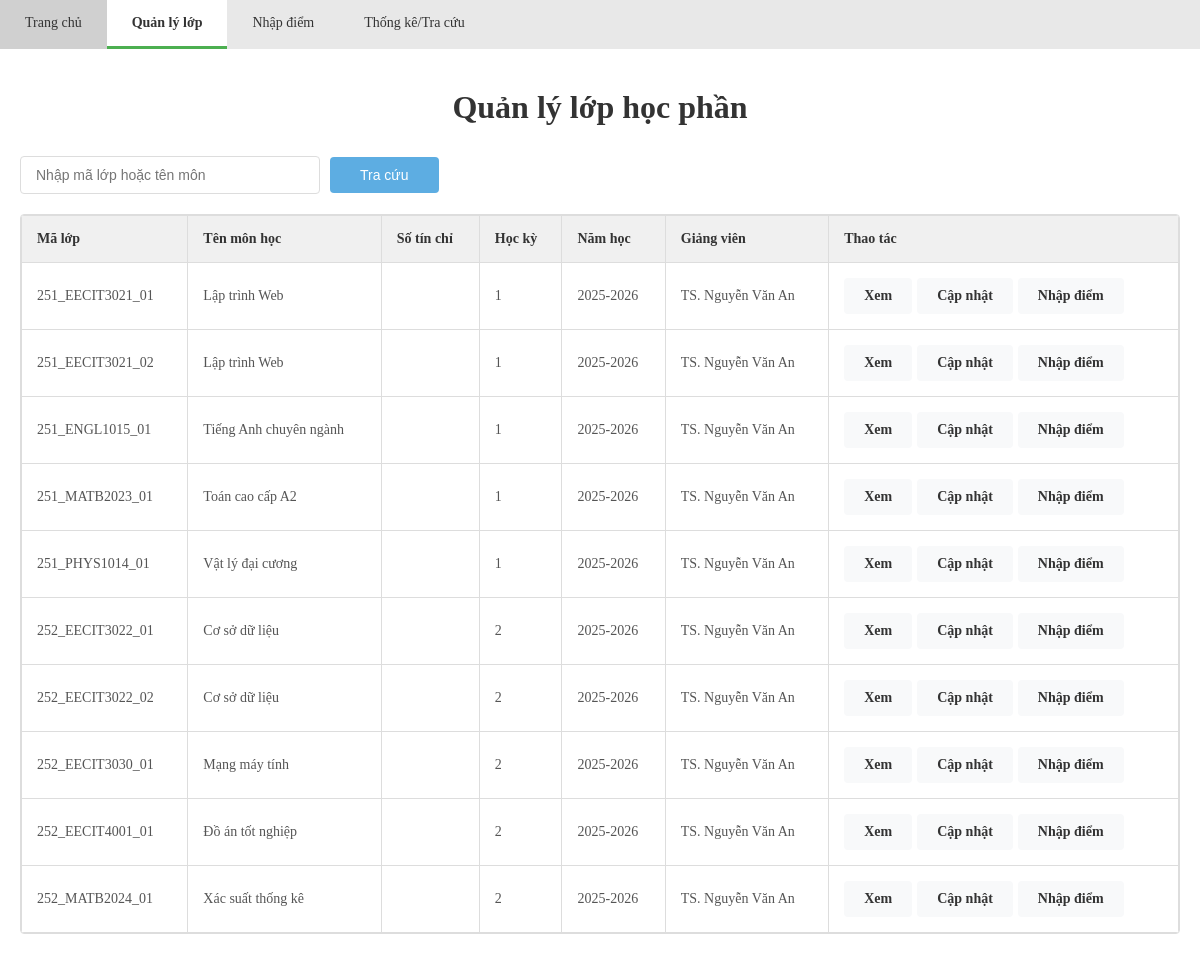
The page /index.php?page=quan_ly_lop on the database its author committed.
### tables this page shows
CREATE TABLE LopHocPhan (
    MaLopHocPhan VARCHAR(25) PRIMARY KEY,
    TenMonHoc VARCHAR(100) NOT NULL,
    HocKy TINYINT CHECK (HocKy IN (1, 2)),
    NamHoc CHAR(9),
    GiangVienPhuTrach VARCHAR(100) NOT NULL,
    TrangThaiLop VARCHAR(20) CHECK (TrangThaiLop IN ('hoạt động', 'đã xóa')),
    LyDoCapNhatXoa VARCHAR(255)
);

### modules/quan_ly_lop.php (the view, shortened to what this page needs)
<?php
$action = $_GET['action'] ?? 'list';
$edit_class = null;
try {
    $where_conditions = ["TrangThaiLop = 'hoạt động'"];
    $params = [];
    $where_clause = implode(' AND ', $where_conditions);
    $sql = "SELECT * FROM LopHocPhan WHERE {$where_clause} ORDER BY MaLopHocPhan";
    $stmt = $pdo->prepare($sql);
    $stmt->execute($params);
    $classes = $stmt->fetchAll();
} catch (Exception $e) {
    $error_message = "Lỗi: " . $e->getMessage();
    $classes = [];
}
?>
<?php if ($action !== 'edit'): ?>
<h1>Quản lý lớp học phần</h1>
<?php endif; ?>
<?php if ($action === 'edit' && $edit_class): ?>
    <?php
    if (session_status() == PHP_SESSION_NONE) {
        session_start();
    }
    $ly_do_goi_y = [
        "Lý do sức khỏe",
        "Bận công tác xa",
        "Xung đột lịch giảng dạy",
        "Lý do gia đình",
        "Chuyển công tác",
        "Nghỉ phép dài hạn",
        "Khác"
    ];
    $thong_bao_update = '';
    $loi_update = '';
    if ($_SERVER['REQUEST_METHOD'] == 'POST' && isset($_POST['cap_nhat_giang_day'])) {
        $ma_lop = $edit_class['MaLopHocPhan'];
        $ly_do_chon = $_POST['ly_do_chon'] ?? '';
        $ly_do_chi_tiet = trim($_POST['ly_do_chi_tiet'] ?? '');
        $giang_vien_thay_the = trim($_POST['giang_vien_thay_the'] ?? '');
        if (empty($ly_do_chon)) {
            $loi_update = "Vui lòng chọn lý do!";
        } elseif ($ly_do_chon == 'Khác' && empty($ly_do_chi_tiet)) {
            $loi_update = "Vui lòng nhập lý do chi tiết!";
        } else {
            if (!isset($_SESSION['de_xuat'])) {
                $_SESSION['de_xuat'] = [];
            }
            $de_xuat_id = 'DX_' . date('YmdHis') . '_' . rand(100, 999);
            $_SESSION['de_xuat'][$de_xuat_id] = [
                'ma_lop' => $ma_lop,
                'ten_mon' => $edit_class['TenMonHoc'],
                'giang_vien' => $edit_class['GiangVienPhuTrach'],
                'ly_do_chon' => $ly_do_chon,
                'ly_do_chi_tiet' => $ly_do_chi_tiet,
                'giang_vien_thay_the' => $giang_vien_thay_the,
                'ngay_gui' => date('Y-m-d H:i:s'),
                'trang_thai' => 'Chờ duyệt'
            ];
            $thong_bao_update = "Đã gửi đề xuất thay đổi giảng viên cho lớp {$ma_lop} thành công!";
        }
    }
    $ds_de_xuat_lop = [];
    if (isset($_SESSION['de_xuat'])) {
        foreach ($_SESSION['de_xuat'] as $id => $de_xuat) {
            if ($de_xuat['ma_lop'] == $edit_class['MaLopHocPhan']) {
                $ds_de_xuat_lop[$id] = $de_xuat;
            }
        }
    }
    ?>
    <h1>Cập nhật thông tin lớp</h1>
    <?php if ($thong_bao_update): ?>
        <script>showSuccess('<?= addslashes($thong_bao_update) ?>');</script>
    <?php endif; ?>
    <?php if ($loi_update): ?>
        <script>showError('<?= addslashes($loi_update) ?>');</script>
    <?php endif; ?>
    <div style="background: #f8f9fa; padding: 15px; border: 1px solid #ddd; margin-bottom: 20px; border-radius: 4px; font-family: 'Times New Roman', Tahoma, Geneva, Verdana, sans-serif;">
        <h3 style="margin: 0 0 15px 0; color: #333; font-family: 'Times New Roman', Tahoma, Geneva, Verdana, sans-serif;">Thông tin lớp học phần</h3>
        <div style="display: grid; grid-template-columns: repeat(auto-fit, minmax(300px, 1fr)); gap: 10px; font-size: 14px; font-family: 'Times New Roman', Tahoma, Geneva, Verdana, sans-serif;">
            <div style="padding: 8px 0; border-bottom: 1px solid #dee2e6;">
                <span style="font-weight: bold; color: #555;">Mã lớp: </span>
                <span><?= htmlspecialchars($edit_class['MaLopHocPhan']) ?></span>
            </div>
            <div style="padding: 8px 0; border-bottom: 1px solid #dee2e6;">
                <span style="font-weight: bold; color: #555;">Tên môn: </span>
                <span><?= htmlspecialchars($edit_class['TenMonHoc']) ?></span>
            </div>
            <div style="padding: 8px 0; border-bottom: 1px solid #dee2e6;">
                <span style="font-weight: bold; color: #555;">Số tín chỉ: </span>
                <span><?= htmlspecialchars($edit_class['SoTinChi']) ?></span>
            </div>
            <div style="padding: 8px 0; border-bottom: 1px solid #dee2e6;">
                <span style="font-weight: bold; color: #555;">Học kỳ: </span>
                <span><?= htmlspecialchars($edit_class['HocKy']) ?> - <?= htmlspecialchars($edit_class['NamHoc']) ?></span>
            </div>
            <div style="padding: 8px 0; border-bottom: 1px solid #dee2e6;">
                <span style="font-weight: bold; color: #555;">Giảng viên: </span>
                <span><?= htmlspecialchars($edit_class['GiangVienPhuTrach']) ?></span>
            </div>
        </div>
    </div>
    <div class="form-container">
        <h3>Cập nhật giảng dạy</h3>
        <p>Gửi đề xuất thay đổi giảng viên phụ trách cho lớp học phần này</p>
        <form method="POST" action="">
            <div class="form-group">
                <label for="ly_do_chon">Lý do không thể giảng dạy:</label>
                <select id="ly_do_chon" name="ly_do_chon" required onchange="toggleChiTiet()">
                    <option value="">Chọn lý do</option>
                    <?php foreach ($ly_do_goi_y as $ly_do): ?>
                        <option value="<?php echo $ly_do; ?>">
                            <?php echo $ly_do; ?>
                        </option>
                    <?php endforeach; ?>
                </select>
            </div>
            <div class="form-group" id="chi-tiet-group" style="display: none;">
                <label for="ly_do_chi_tiet">Lý do chi tiết:</label>
                <textarea id="ly_do_chi_tiet" name="ly_do_chi_tiet" rows="3"
                          placeholder="Nhập lý do chi tiết..."></textarea>
            </div>
            <div class="form-group">
                <label for="giang_vien_thay_the">Đề xuất giảng viên thay thế (tùy chọn):</label>
                <input type="text" id="giang_vien_thay_the" name="giang_vien_thay_the"
                       placeholder="Ví dụ: TS. Nguyễn Văn B">
                <small style="color: #666; font-size: 12px;">Để trống nếu không có đề xuất cụ thể</small>
            </div>
            <div style="margin-top: 20px;">
                <button type="submit" name="cap_nhat_giang_day" class="btn btn-primary">Gửi đề xuất</button>
                <a href="index.php?page=quan_ly_lop" class="btn">Quay lại</a>
            </div>
        </form>
    </div>
    <?php if (!empty($ds_de_xuat_lop)): ?>
    <div class="form-container">
        <h3>Đề xuất đã gửi cho lớp này</h3>
        <div class="table-container">
            <table class="data-table">
                <thead>
                    <tr>
                        <th>Mã ĐX</th>
                        <th>Lý do</th>
                        <th>GV đề xuất</th>
                        <th>Ngày gửi</th>
                        <th>Trạng thái</th>
                    </tr>
                </thead>
                <tbody>
                    <?php foreach ($ds_de_xuat_lop as $id => $de_xuat): ?>
                    <tr>
                        <td><?php echo $id; ?></td>
                        <td><?php echo htmlspecialchars($de_xuat['ly_do_chon']); ?></td>
                        <td><?php echo !empty($de_xuat['giang_vien_thay_the']) ? htmlspecialchars($de_xuat['giang_vien_thay_the']) : '<i style="color: #999;">Chưa có</i>'; ?></td>
                        <td><?php echo date('d/m/Y H:i', strtotime($de_xuat['ngay_gui'])); ?></td>
                        <td><span class="badge badge-warning"><?php echo $de_xuat['trang_thai']; ?></span></td>
                    </tr>
                    <?php endforeach; ?>
                </tbody>
            </table>
        </div>
    </div>
    <?php endif; ?>
    <script>
    function toggleChiTiet() {
        const select = document.getElementById('ly_do_chon');
        const chiTietGroup = document.getElementById('chi-tiet-group');
        if (select.value === 'Khác') {
            chiTietGroup.style.display = 'block';
            document.getElementById('ly_do_chi_tiet').required = true;
        } else {
            chiTietGroup.style.display = 'none';
            document.getElementById('ly_do_chi_tiet').required = false;
        }
    }
    // Kiểm tra khi tải trang
    document.addEventListener('DOMContentLoaded', function() {
        toggleChiTiet();
    });
    </script>
<?php else: ?>
    <form class="search-form" method="GET" action="">
        <input type="text" name="search" id="searchInput" placeholder="Nhập mã lớp hoặc tên môn" value="<?php echo isset($_GET['search']) ? htmlspecialchars($_GET['search']) : ''; ?>">
        <button type="submit">Tra cứu</button>
    </form>
    <div class="table-container">
        <table id="gradeTable">
            <thead>
                <tr>
                    <th>Mã lớp</th>
                    <th>Tên môn học</th>
                    <th>Số tín chỉ</th>
                    <th>Học kỳ</th>
                    <th>Năm học</th>
                    <th>Giảng viên</th>
                    <th>Thao tác</th>
                </tr>
            </thead>
            <tbody id="tableBody">
                <?php if (!empty($classes)): ?>
                    <?php foreach ($classes as $class): ?>
                        <tr>
                            <td><?= htmlspecialchars($class['MaLopHocPhan']) ?></td>
                            <td><?= htmlspecialchars($class['TenMonHoc']) ?></td>
                            <td><?= htmlspecialchars($class['SoTinChi']) ?></td>
                            <td><?= htmlspecialchars($class['HocKy']) ?></td>
                            <td><?= htmlspecialchars($class['NamHoc']) ?></td>
                            <td><?= htmlspecialchars($class['GiangVienPhuTrach']) ?></td>
                            <td>
                                <div class="action-buttons">
                                    <a href="index.php?page=thong_ke&class=<?= urlencode($class['MaLopHocPhan']) ?>"
                                       class="btn btn-view">Xem</a>
                                    <a href="index.php?page=quan_ly_lop&action=edit&id=<?= urlencode($class['MaLopHocPhan']) ?>"
                                       class="btn btn-edit">Cập nhật</a>
                                    <a href="index.php?page=nhap_diem&class=<?= urlencode($class['MaLopHocPhan']) ?>"
                                       class="btn btn-delete">Nhập điểm</a>
                                </div>
                            </td>
                        </tr>
                    <?php endforeach; ?>
                <?php else: ?>
                    <tr><td colspan="7" class="empty-message">Chưa có lớp học phần nào trong hệ thống.</td></tr>
                <?php endif; ?>
            </tbody>
        </table>
    </div>
<?php endif; ?>

### includes/header.php (shortened to what this page needs)
<?php
if (!isset($page)) {
    $page = isset($_GET['page']) ? $_GET['page'] : 'trang_chu';
}
?>
<!DOCTYPE html>
<html lang="vi">
<head>
    <link rel="stylesheet" href="/assests/style.css">
    <link rel="stylesheet" href="/assests/notification.css">
</head>
<body>
    <nav class="navbar">
        <ul class="nav-menu">
            <li><a href="index.php?page=trang_chu" <?php echo ($page == 'trang_chu' ? 'class="active"' : ''); ?>>Trang chủ</a></li>
            <li><a href="index.php?page=quan_ly_lop" <?php echo ($page == 'quan_ly_lop' ? 'class="active"' : ''); ?>>Quản lý lớp</a></li>
            <li><a href="index.php?page=nhap_diem" <?php echo ($page == 'nhap_diem' ? 'class="active"' : ''); ?>>Nhập điểm</a></li>
            <li><a href="index.php?page=thong_ke" <?php echo ($page == 'thong_ke' ? 'class="active"' : ''); ?>>Thống kê/Tra cứu</a></li>
        </ul>
    </nav>
    <div class="container">

### index.php (shortened to what this page needs)
<?php
include 'includes/header.php';
$page = isset($_GET['page']) ? $_GET['page'] : 'trang_chu';
$allowed_pages = ['trang_chu', 'quan_ly_lop', 'nhap_diem', 'thong_ke'];
if (in_array($page, $allowed_pages)) {
    $module_file = "modules/{$page}.php";
    if (file_exists($module_file)) {
        include $module_file;
    } else {
        echo "<h2>Trang không tồn tại</h2>";
    }
} else {
    echo "<h2>Trang không hợp lệ</h2>";
}
?>

### assests/style.css (style rules this page uses)
* { margin: 0; padding: 0; box-sizing: border-box; }
body { font-family: 'Times New Roman', Tahoma, Geneva, Verdana, sans-serif; background-color: #f5f5f5; }
a { text-decoration: none !important; }
.table-container { overflow-x: auto; margin: 20px 0; border: 1px solid #ddd; border-radius: 4px; width: 100%; box-sizing: border-box; }
.navbar { background-color: #e8e8e8; padding: 0; box-shadow: 0 2px 4px rgba(0,0,0,0.1); }
.nav-menu { display: flex; list-style: none; max-width: 1200px; margin: 0 auto; }
.nav-menu li { flex: 0 0 auto; }
.nav-menu a { display: block; padding: 15px 25px; text-decoration: none; color: #333; font-size: 14px; transition: background-color 0.3s; border-bottom: 3px solid transparent; }
.nav-menu a.active { background-color: #fff; border-bottom: 3px solid #4CAF50; font-weight: 600; }
.container { max-width: 1200px; margin: 0 auto; padding: 40px 20px; background-color: #fff; min-height: calc(100vh - 53px); }
h1 { text-align: center; font-size: 32px; margin-bottom: 30px; color: #333; font-weight: 600; }
.search-form { display: flex; gap: 10px; margin-bottom: 30px; align-items: center; }
.search-form input { flex: 0 0 300px; padding: 10px 15px; border: 1px solid #ddd; border-radius: 4px; font-size: 14px; outline: none; transition: border-color 0.3s; }
.search-form button { padding: 10px 30px; background-color: #5dade2; color: white; border: none; border-radius: 4px; cursor: pointer; font-size: 14px; transition: background-color 0.3s; }
.table-container { overflow-x: auto; }
table { width: 100%; border-collapse: collapse; background-color: #fff; box-shadow: 0 1px 3px rgba(0,0,0,0.1); }
thead { background-color: #f0f0f0; }
th { padding: 15px; text-align: left; font-weight: 600; color: #333; border: 1px solid #ddd; font-size: 14px; }
td { padding: 15px; border: 1px solid #ddd; color: #555; font-size: 14px; }
tbody tr { transition: background-color 0.2s; }
.action-buttons { display: flex; gap: 8px; }
.btn { padding: 6px 12px; border: none; border-radius: 3px; cursor: pointer; font-size: 13px; transition: opacity 0.3s; text-decoration: none; font-family: 'Times New Roman', Tahoma, Geneva, Verdana, sans-serif; }
.btn-view { background-color: #3498db; color: white; text-decoration: none; }
.btn-edit { background-color: #f39c12; color: white; text-decoration: none; }
.btn-delete { background-color: #e74c3c; color: white; text-decoration: none; font-family: 'Times New Roman', Tahoma, Geneva, Verdana, sans-serif; }
.search-form { margin-bottom: 20px; display: flex; gap: 10px; align-items: center; }
.btn { padding: 8px 16px; background-color: #f8f9fa; border: 1px solid #ccc; cursor: pointer; font-size: 14px; color: #333; text-decoration: none; font-family: 'Times New Roman', Tahoma, Geneva, Verdana, sans-serif; }
.action-buttons { display: flex; gap: 5px; }
.btn { padding: 10px 20px; border: none; border-radius: 4px; cursor: pointer; font-size: 14px; font-weight: bold; text-decoration: none; display: inline-block; transition: background-color 0.3s; font-family: 'Times New Roman', Tahoma, Geneva, Verdana, sans-serif; }

### rows shown on the page
lophocphan: MaLopHocPhan "251_EECIT3021_01", TenMonHoc "Lập trình Web", HocKy "1", NamHoc "2025-2026", GiangVienPhuTrach "TS. Nguyễn Văn An"
lophocphan: MaLopHocPhan "251_EECIT3021_02", TenMonHoc "Lập trình Web", HocKy "1", NamHoc "2025-2026", GiangVienPhuTrach "TS. Nguyễn Văn An"
lophocphan: MaLopHocPhan "251_ENGL1015_01", TenMonHoc "Tiếng Anh chuyên ngành", HocKy "1", NamHoc "2025-2026", GiangVienPhuTrach "TS. Nguyễn Văn An"
lophocphan: MaLopHocPhan "251_MATB2023_01", TenMonHoc "Toán cao cấp A2", HocKy "1", NamHoc "2025-2026", GiangVienPhuTrach "TS. Nguyễn Văn An"
lophocphan: MaLopHocPhan "251_PHYS1014_01", TenMonHoc "Vật lý đại cương", HocKy "1", NamHoc "2025-2026", GiangVienPhuTrach "TS. Nguyễn Văn An"
lophocphan: MaLopHocPhan "252_EECIT3022_01", TenMonHoc "Cơ sở dữ liệu", HocKy "2", NamHoc "2025-2026", GiangVienPhuTrach "TS. Nguyễn Văn An"
lophocphan: MaLopHocPhan "252_EECIT3022_02", TenMonHoc "Cơ sở dữ liệu", HocKy "2", NamHoc "2025-2026", GiangVienPhuTrach "TS. Nguyễn Văn An"
lophocphan: MaLopHocPhan "252_EECIT3030_01", TenMonHoc "Mạng máy tính", HocKy "2", NamHoc "2025-2026", GiangVienPhuTrach "TS. Nguyễn Văn An"
lophocphan: MaLopHocPhan "252_EECIT4001_01", TenMonHoc "Đồ án tốt nghiệp", HocKy "2", NamHoc "2025-2026", GiangVienPhuTrach "TS. Nguyễn Văn An"
lophocphan: MaLopHocPhan "252_MATB2024_01", TenMonHoc "Xác suất thống kê", HocKy "2", NamHoc "2025-2026", GiangVienPhuTrach "TS. Nguyễn Văn An"
